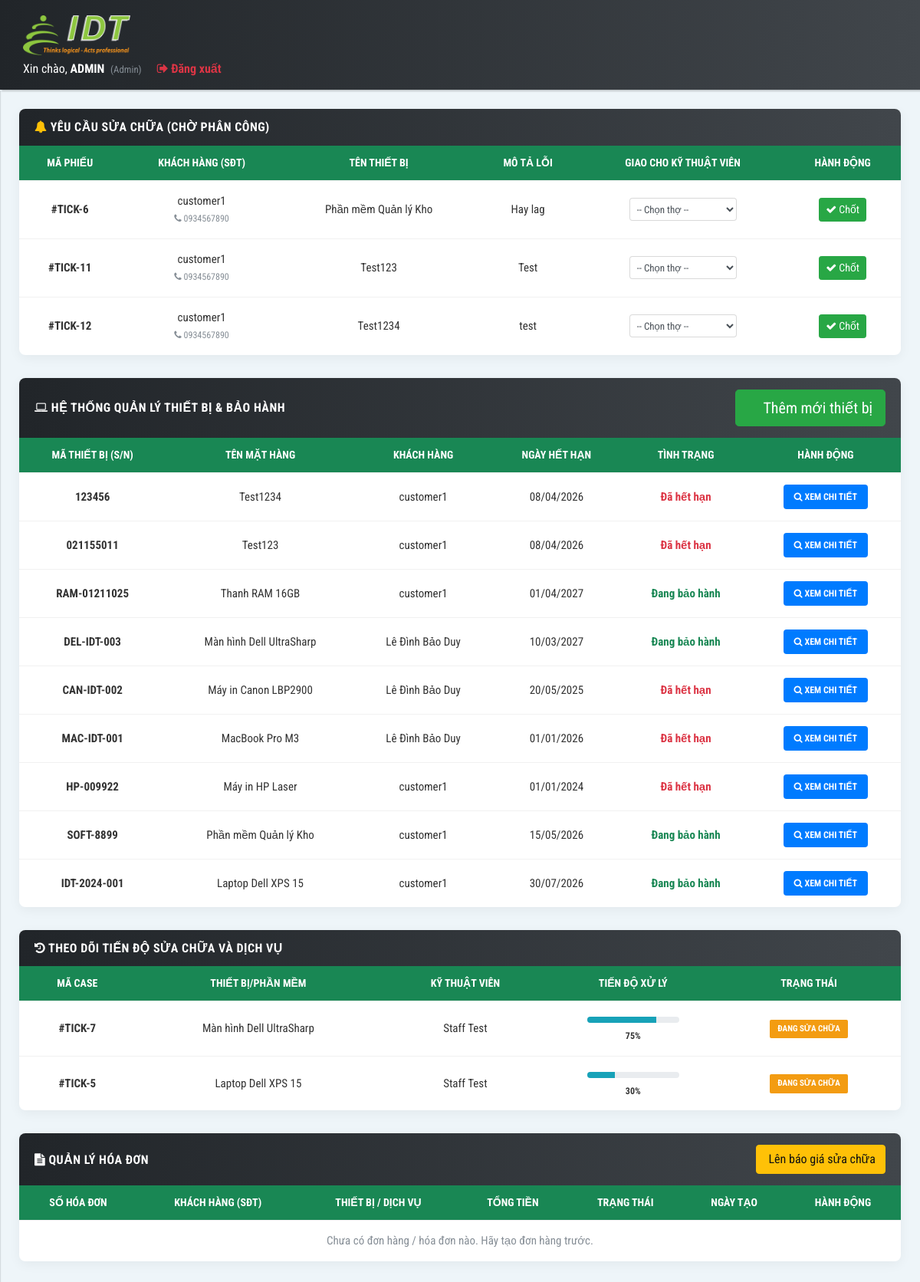
The app's page /frontend/admin/quanly.php (signed in) with its own data.
### tables this page shows
CREATE TABLE `repair_tickets` (
  `id` int(11) NOT NULL,
  `device_id` int(11) NOT NULL,
  `customer_id` int(11) NOT NULL,
  `assigned_to` int(11) DEFAULT NULL,
  `user_id` int(11) DEFAULT NULL,
  `received_date` date DEFAULT NULL,
  `description` text DEFAULT NULL,
  `status` enum('pending','repairing','completed','cancelled') DEFAULT 'pending',
  `progress` int(3) NOT NULL DEFAULT 0,
  `created_at` timestamp NOT NULL DEFAULT current_timestamp(),
  `updated_at` timestamp NOT NULL DEFAULT current_timestamp() ON UPDATE current_timestamp()
);

CREATE TABLE `customers` (
  `id` int(11) NOT NULL,
  `name` varchar(150) NOT NULL,
  `phone` varchar(50) DEFAULT NULL,
  `email` varchar(150) NOT NULL,
  `password` varchar(255) NOT NULL,
  `address` text DEFAULT NULL,
  `created_at` timestamp NOT NULL DEFAULT current_timestamp(),
  `updated_at` timestamp NOT NULL DEFAULT current_timestamp() ON UPDATE current_timestamp()
);

CREATE TABLE `devices` (
  `id` int(11) NOT NULL,
  `name` varchar(150) NOT NULL,
  `serial_number` varchar(100) DEFAULT NULL,
  `customer_id` int(11) DEFAULT NULL,
  `type` enum('hardware','software') NOT NULL,
  `warranty_start_date` date DEFAULT NULL,
  `warranty_end_date` date DEFAULT NULL,
  `status` enum('active','expired','repairing') DEFAULT 'active',
  `created_at` timestamp NOT NULL DEFAULT current_timestamp(),
  `updated_at` timestamp NOT NULL DEFAULT current_timestamp() ON UPDATE current_timestamp()
);

CREATE TABLE `users` (
  `id` int(11) NOT NULL,
  `name` varchar(100) DEFAULT NULL,
  `email` varchar(150) DEFAULT NULL,
  `password` varchar(255) NOT NULL,
  `role` enum('admin','manager','staff') NOT NULL DEFAULT 'staff',
  `created_at` timestamp NOT NULL DEFAULT current_timestamp(),
  `updated_at` timestamp NOT NULL DEFAULT current_timestamp() ON UPDATE current_timestamp()
);

### frontend/admin/quanly.php (the view, shortened to what the rows shown need)
<?php
require_once "../../backend/config/database.php";
$currentRole = $_SESSION['role'];
$sql_pending = "SELECT rt.id, rt.received_date, rt.description, d.name as device_name, c.name as customer_name, c.phone
                FROM repair_tickets rt
                JOIN devices d ON rt.device_id = d.id
                JOIN customers c ON rt.customer_id = c.id
                WHERE rt.status = 'pending' AND rt.user_id IS NULL
                ORDER BY rt.created_at ASC";
$result_pending = mysqli_query($conn, $sql_pending);
$pending_tickets = mysqli_fetch_all($result_pending, MYSQLI_ASSOC);
$sql_all_devices = "SELECT d.*, c.name as customer_name
                    FROM devices d
                    LEFT JOIN customers c ON d.customer_id = c.id
                    ORDER BY d.id DESC";
$result_devices = mysqli_query($conn, $sql_all_devices);
$all_devices = mysqli_fetch_all($result_devices, MYSQLI_ASSOC);
$sql_ongoing = "SELECT rt.*, d.name as device_name, u.name as staff_name
                FROM repair_tickets rt
                JOIN devices d ON rt.device_id = d.id
                LEFT JOIN users u ON rt.user_id = u.id
                WHERE rt.status IN ('pending', 'repairing') AND rt.user_id IS NOT NULL
                ORDER BY rt.updated_at DESC";
$result_ongoing = mysqli_query($conn, $sql_ongoing);
$ongoing_tickets = mysqli_fetch_all($result_ongoing, MYSQLI_ASSOC);
?>
<!DOCTYPE html>
<html lang="vi">
<head>
    <link rel="stylesheet" href="css/bootstrap.min.css">
    <link rel="stylesheet" href="font-awesome-4.7.0/css/font-awesome.min.css">
    <link rel="stylesheet" href="css/font-icon-style.css">
    <link rel="stylesheet" href="css/style.default.css" id="theme-stylesheet">
    <link rel="stylesheet" href="css/ui-elements/card.css">
    <link rel="stylesheet" href="css/style.css">
    <link rel="stylesheet" href="path/to/font-awesome/css/font-awesome.min.css">
</head>
<body>
<div class="page">
    <div class="page-content d-flex align-items-stretch">
        <div class="content-inner">
            <div class="row" id="report-pending">
                <div class="col-md-12">
                    <div class="card card-idt-main">
                        <div class="card-body no-padding">
                            <div class="table-responsive">
                                <table class="table idt-table-report table-hover">
                                    <thead>
                                        <tr>
                                            <th class="text-center">Mã Phiếu</th>
                                            <th class="text-center">Khách hàng (SĐT)</th>
                                            <th class="text-center">Tên Thiết bị</th>
                                            <th class="text-center">Mô tả lỗi</th>
                                            <?php if (in_array($currentRole, ['admin', 'manager'])): ?>
                                            <th class="text-center">Giao cho Kỹ thuật viên</th>
                                            <th class="text-center">Hành Động</th>
                                            <?php endif; ?>
                                        </tr>
                                    </thead>
                                    <tbody>
                                        <?php if (empty($pending_tickets)): ?>
                                            <tr><td colspan="6" class="text-center text-muted py-4">Tuyệt vời! Hiện không có yêu cầu nào đang tồn đọng.</td></tr>
                                        <?php else: ?>
                                            <?php foreach ($pending_tickets as $tick): ?>
                                            <tr>
                                                <td class="text-center"><strong>#TICK-<?= $tick['id'] ?></strong></td>
                                                <td class="text-center">
                                                    <?= htmlspecialchars($tick['customer_name']) ?><br>
                                                    <small class="text-muted"><i class="fa fa-phone"></i> <?= htmlspecialchars($tick['phone'] ?? 'Không có') ?></small>
                                                </td>
                                                <td class="text-center"><?= htmlspecialchars($tick['device_name']) ?></td>
                                                <td class="text-center"><?= htmlspecialchars($tick['description']) ?></td>
                                                <?php if (in_array($currentRole, ['admin', 'manager'])): ?>
                                                <td class="text-center">
                                                    <select class="form-control form-control-sm" id="staff_assign_<?= $tick['id'] ?>">
                                                        <option value="">-- Chọn thợ --</option>
                                                    </select>
                                                </td>
                                                <td class="text-center action-col">
                                                    <button class="btn btn-sm btn-success" onclick="assignTicket(<?= $tick['id'] ?>)">
                                                        <i class="fa fa-check"></i> Chốt
                                                    </button>
                                                </td>
                                                <?php endif; ?>
                                            </tr>
                                            <?php endforeach; ?>
                                        <?php endif; ?>
                                    </tbody>
                                </table>
                            </div>
                        </div>
                    </div>
                </div>
            </div>
            <div class="row" id="report1">
                <div class="col-md-12">
                    <div class="card card-idt-main">
                        <div class="card-body no-padding">
                            <div class="table-responsive">
                                <table class="table idt-table-report table-hover">
                                    <thead>
                                        <tr>
                                            <th class="text-center">Mã Thiết Bị (S/N)</th>
                                            <th class="text-center">Tên Mặt Hàng</th>
                                            <th class="text-center">Khách Hàng</th>
                                            <th class="text-center">Ngày Hết Hạn</th>
                                            <th class="text-center">Tình Trạng</th>
                                            <th class="text-center">Hành Động</th>
                                        </tr>
                                    </thead>
                                    <tbody>
                                        <?php foreach ($all_devices as $dev):
                                            $end_date = strtotime($dev['warranty_end_date']);
                                            $days_left = ($end_date - time()) / 86400;
                                            $status_class = "text-status-good"; $status_text = "Đang bảo hành";
                                            if ($days_left < 0) { $status_class = "text-status-expired"; $status_text = "Đã hết hạn"; }
                                            elseif ($days_left <= 30) { $status_class = "text-status-warning"; $status_text = "Sắp hết hạn"; }
                                        ?>
                                        <tr>
                                            <td class="text-center"><strong><?= htmlspecialchars($dev['serial_number']) ?></strong></td>
                                            <td class="text-center"><?= htmlspecialchars($dev['name']) ?></td>
                                            <td class="text-center"><?= htmlspecialchars($dev['customer_name'] ?? 'Chưa gán') ?></td>
                                            <td class="text-center"><?= $end_date ? date('d/m/Y', $end_date) : '—' ?></td>
                                            <td class="text-center"><span class="<?= $status_class ?>"><?= $status_text ?></span></td>
                                            <td class="text-center action-col">
                                                <button class="btn-idt-fixed btn-blue" onclick="viewDeviceDetail(<?= $dev['id'] ?>)">
                                                    <i class="fa fa-search"></i> Xem chi tiết
                                                </button>
                                            </td>
                                        </tr>
                                        <?php endforeach; ?>
                                    </tbody>
                                </table>
                            </div>
                        </div>
                    </div>
                </div>
            </div>
            <div class="row" id="report3">
                <div class="col-md-12">
                    <div class="card card-idt-main">
                        <div class="card-body no-padding">
                            <div class="table-responsive">
                                <table class="table idt-table-report table-hover">
                                    <thead>
                                        <tr>
                                            <th class="text-center">Mã Case</th>
                                            <th class="text-center">Thiết bị/Phần mềm</th>
                                            <th class="text-center">Kỹ thuật viên</th>
                                            <th class="text-center">Tiến độ xử lý</th>
                                            <th class="text-center">Trạng thái</th>
                                        </tr>
                                    </thead>
                                    <tbody>
                                        <?php if (empty($ongoing_tickets)): ?>
                                            <tr><td colspan="5" class="text-center text-muted py-4">Không có phiếu nào đang xử lý.</td></tr>
                                        <?php else: ?>
                                            <?php foreach ($ongoing_tickets as $tick): ?>
                                            <tr>
                                                <td class="text-center"><strong>#TICK-<?= $tick['id'] ?></strong></td>
                                                <td class="text-center"><?= htmlspecialchars($tick['device_name']) ?></td>
                                                <td class="text-center"><?= htmlspecialchars($tick['staff_name'] ?? 'Chờ phân công') ?></td>
                                                <td class="align-middle">
                                                    <div class="progress idt-progress-bar" style="margin-bottom: 5px;">
                                                        <div class="progress-bar bg-info" style="width: <?= $tick['progress'] ?>%;"></div>
                                                    </div>
                                                    <div class="text-center"><small class="font-weight-bold"><?= $tick['progress'] ?>%</small></div>
                                                </td>
                                                <td class="text-center action-col">
                                                    <?php
                                                        $btn_class = ($tick['status'] == 'repairing') ? 'btn-warning-idt' : 'btn-info-idt';
                                                        $status_txt = ($tick['status'] == 'repairing') ? 'Đang sửa chữa' : 'Chờ xử lý';
                                                    ?>
                                                    <span class="status-btn <?= $btn_class ?>"><?= $status_txt ?></span>
                                                </td>
                                            </tr>
                                            <?php endforeach; ?>
                                        <?php endif; ?>
                                    </tbody>
                                </table>
                            </div>
                        </div>
                    </div>
                </div>
            </div>
            <div class="row" id="report4">
    <div class="col-md-12">
        <div class="card card-idt-main">
            <div class="card-body no-padding">
                <div class="table-responsive">
                    <table class="table idt-table-report table-hover">
                        <thead>
                            <tr>
                                <th class="text-center">Số Hóa Đơn</th>
                                <th class="text-center">Khách hàng (SĐT)</th>
                                <th class="text-center">Thiết bị / Dịch vụ</th>
                                <th class="text-center">Tổng tiền</th>
                                <th class="text-center">Trạng thái</th>
                                <th class="text-center">Ngày tạo</th>
                                <th class="text-center">Hành Động</th>
                            </tr>
                        </thead>
                    </table>
                </div>
            </div>
        </div>
    </div>
</div>
        </div>
    </div>
</div>
</body>
</html>

### records on screen
repair_tickets: id "6", customer.name "customer1", customer.phone "0934567890", device.name "Phần mềm Quản lý Kho", description "Hay lag"
repair_tickets: id "11", customer.name "customer1", customer.phone "0934567890", device.name "Test123", description "Test"
repair_tickets: id "12", customer.name "customer1", customer.phone "0934567890", device.name "Test1234", description "test"
devices: serial_number "123456", name "Test1234", customer.name "customer1", warranty_end_date "08/04/2026", warranty_end_date "Đã hết hạn"
devices: serial_number "021155011", name "Test123", customer.name "customer1", warranty_end_date "08/04/2026", warranty_end_date "Đã hết hạn"
devices: serial_number "RAM-01211025", name "Thanh RAM 16GB", customer.name "customer1", warranty_end_date "01/04/2027", status_text "Đang bảo hành"
devices: serial_number "DEL-IDT-003", name "Màn hình Dell UltraSharp", customer.name "Lê Đình Bảo Duy", warranty_end_date "10/03/2027", status_text "Đang bảo hành"
devices: serial_number "CAN-IDT-002", name "Máy in Canon LBP2900", customer.name "Lê Đình Bảo Duy", warranty_end_date "20/05/2025", warranty_end_date "Đã hết hạn"
devices: serial_number "MAC-IDT-001", name "MacBook Pro M3", customer.name "Lê Đình Bảo Duy", warranty_end_date "01/01/2026", warranty_end_date "Đã hết hạn"
devices: serial_number "HP-009922", name "Máy in HP Laser", customer.name "customer1", warranty_end_date "01/01/2024", warranty_end_date "Đã hết hạn"
devices: serial_number "SOFT-8899", name "Phần mềm Quản lý Kho", customer.name "customer1", warranty_end_date "15/05/2026", status_text "Đang bảo hành"
devices: serial_number "IDT-2024-001", name "Laptop Dell XPS 15", customer.name "customer1", warranty_end_date "30/07/2026", status_text "Đang bảo hành"
repair_tickets: id "7", device.name "Màn hình Dell UltraSharp", assigned_to.name "Staff Test", progress "75", status "ĐANG SỬA CHỮA"
repair_tickets: id "5", device.name "Laptop Dell XPS 15", assigned_to.name "Staff Test", progress "30", status "ĐANG SỬA CHỮA"

### other values on screen
$currentRole "ADMIN"
$roleLabel[$currentRole] "Admin"
